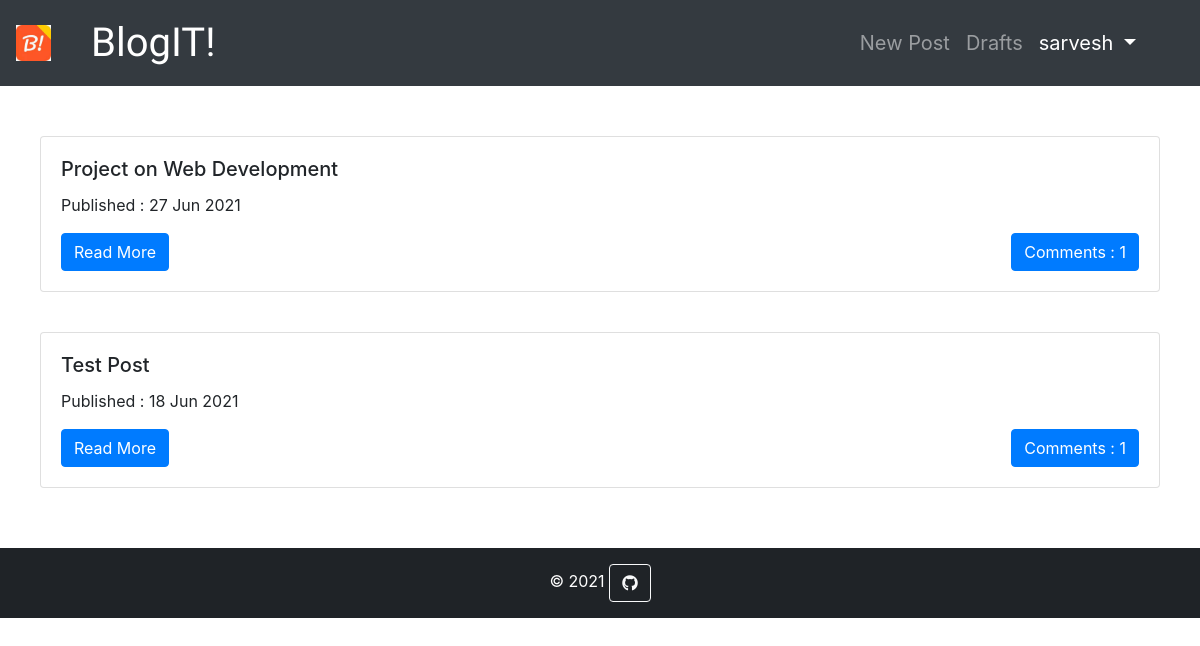
Screenshot of / (signed in) with the database file from the repository.
### blog/models.py (models this page shows, shortened)
class Post(models.Model):
    author = models.ForeignKey('auth.User', on_delete=models.CASCADE)
    title = models.CharField(max_length=200)
    text = models.TextField()
    created_date = models.DateTimeField(default=timezone.now)
    published_date = models.DateTimeField(blank=True,null=True)
    def approve_comments(self):
        return self.comments.filter(approved_comment=True)

### blog/views.py (the view)
# urls.py: url(r'^$',views.PostListView.as_view(),name='post_list'),
class PostListView(ListView):
    model = Post
    def get_queryset(self):
        return Post.objects.filter(published_date__lte=timezone.now()).order_by('-published_date')

### blog/templates/blog/post_list.html
{% extends 'blog/base.html' %}
{% block content %}
    {% for post in post_list %}
        <div class="card" style="width: auto; margin-top: 40px;">
            <div class="card-body">
                <h5 class="card-title">{{ post.title }}</h5>
                <div class="date">
                    <p>Published : {{post.published_date|date:"d M Y "}}</p>
                </div>
                <a href="{% url 'post_detail' pk=post.pk %}" class="btn btn-primary">Read More</a>
                <a href="{% url 'post_detail' pk=post.pk %}" class="btn btn-primary float-right">Comments : {{post.approve_comments.count}}</a>
            </div>
        </div>
    {% endfor %}
{% endblock content %}

### blog/templates/blog/base.html (shortened to what this page needs)
<!DOCTYPE html>
{% load static %}
<html>
    <head>
        <link rel="stylesheet" href="{% static 'css/blog.css' %}">
        <link rel="stylesheet" href="https://maxcdn.bootstrapcdn.com/bootstrap/4.5.2/css/bootstrap.min.css">
        <link rel="stylesheet" href="//cdn.jsdelivr.net/npm/medium-editor@latest/dist/css/medium-editor.min.css" type="text/css" media="screen" charset="utf-8">
        <link rel="stylesheet" href="https://use.fontawesome.com/releases/v5.7.0/css/all.css">
    </head>
    <body>
        <nav class="navbar navbar-expand-md bg-dark navbar-dark">
            <img alt="logo" style="width: 3%; height: auto;" class="img-responsive" /></a>
            <a class="navbar-brand bigbrand" href="{% url 'post_list' %}" style="font-size:40px; margin-left: 40px;">BlogIT!</a>
            <div class="collapse navbar-collapse navbar-right" id="collapsibleNavbar">
                <ul class="navbar-nav ml-auto" style="margin-right: 40px; font-size: 20px;">
                    {% if user.is_authenticated %}
                        <li class="nav-item"><a class="nav-link" href="{% url 'post_new' %}">New Post</a></li>
                        <li class="nav-item"><a class="nav-link" href="{% url 'post_draft_list' %}">Drafts</a></li>
                        <li class="nav-item dropdown">
                            <a class="nav-link active dropdown-toggle" href="#" id="navbardrop" data-toggle="dropdown">
                                {{user.username}}
                            </a>
                          </li>
                    {% else %}
                        <li class="nav-item"><a class="nav-link" href="{% url 'about' %}">About Us</a></li>
                        <li class="nav-item"><a class="nav-link active" href="{% url 'login'%}">Login <span class="glyphicon glyphicon-user"></span></a></li>
                    {% endif %}
                </ul>
            </div>
        </nav>
        <div class="container" style="padding:10px; padding-bottom:60px; position: relative;">
            <div class="blog_posts">
                    {% block content %}
                    {% endblock content %}
            </div>
        </div>
        <footer class="bg-dark text-center text-white">
            <div class="text-center p-3" style="background-color: rgba(0, 0, 0, 0.397);">
            © 2021
            <a class="btn btn-outline-light btn-floating" href="" role="button"><i class="fab fa-github"></i></a>
            </div>
        </footer>
    </body>
</html>

### blog/static/css/blog.css (style rules this page uses)
.bigbrand { font-family: 'Courgette', cursive; font-size: 1.5em; color: white; }

### rows the page displays
Post: title "Project on Web Development", published_date "27 Jun 2021", approve_comments.count "1"
Post: title "Test Post", published_date "18 Jun 2021", approve_comments.count "1"

### other values shown
{{ user.username }} "sarvesh"
